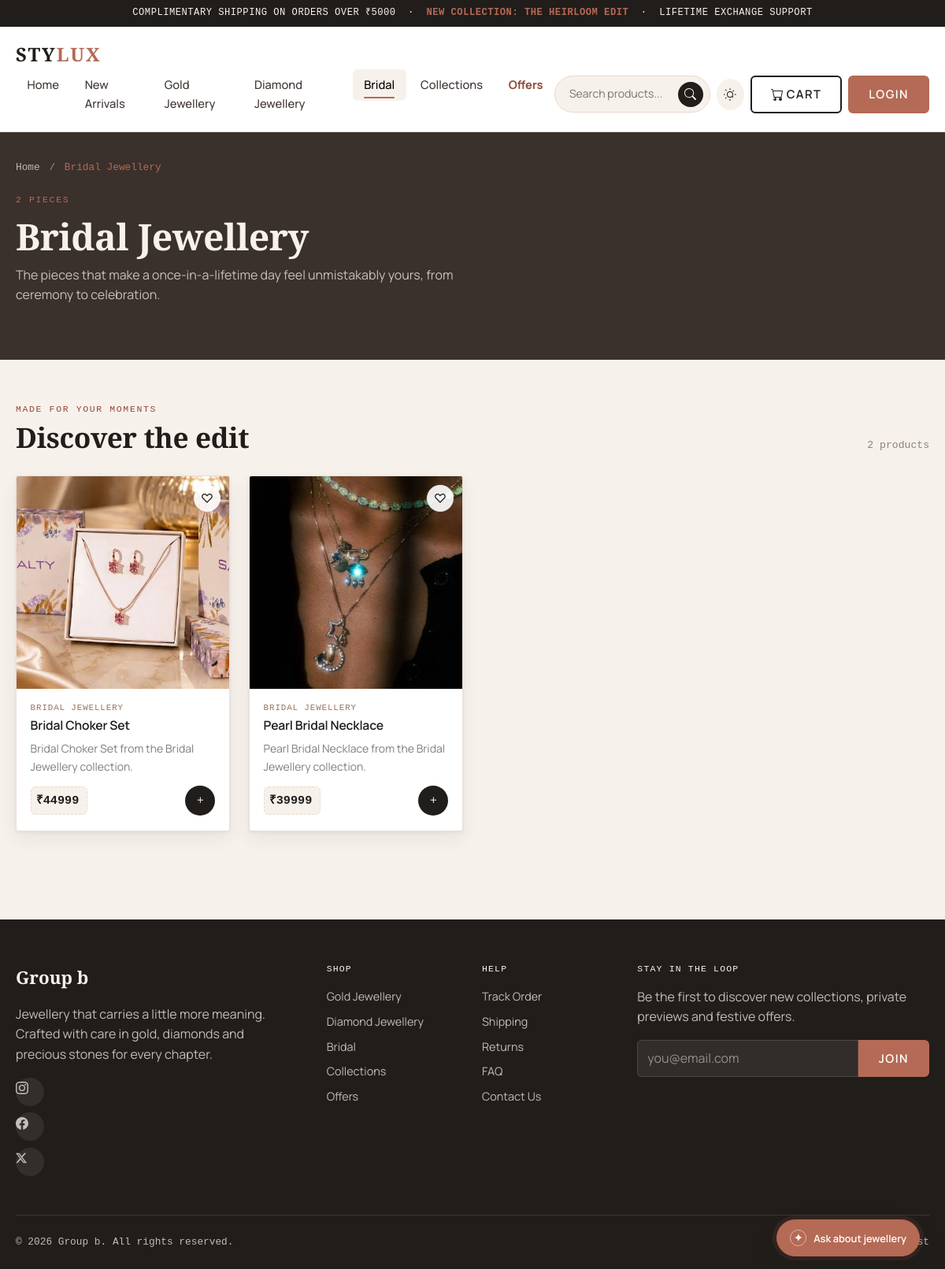
Screenshot of /bridal/ with the database file from the repository.
### core/models.py (models this page shows, shortened)
class Category(models.Model):
    name = models.CharField(max_length=100, unique=True)
    slug = models.SlugField(max_length=100, unique=True, blank=True, null=True)
    image = models.ImageField(upload_to="Media/", blank=True, null=True)
    description = models.TextField(blank=True)
    created_at = models.DateTimeField(auto_now_add=True)
    class Meta:
        db_table = "core_category_choices"

class Product(models.Model):
    name = models.CharField(max_length=160)
    category = models.ForeignKey(Category, related_name="products", on_delete=models.CASCADE)
    price = models.DecimalField(max_digits=12, decimal_places=2)
    image_url = models.ImageField(upload_to="Media/", blank=True, null=True)
    description = models.TextField(blank=True)
    is_featured = models.BooleanField(default=False)
    is_active = models.BooleanField(default=True)
    created_at = models.DateTimeField(auto_now_add=True)
    class Meta:
        ordering = ("-is_featured", "-created_at", "name")
    @property
    def local_image_url(self):
        if not self.image_url or not self.image_url.name:
            return ""
        media_root = Path(settings.MEDIA_ROOT).resolve()
        try:
            image_path = Path(self.image_url.path).resolve()
            image_path.relative_to(media_root)
        except (ValueError, OSError):
            return ""
        return self.image_url.url if image_path.is_file() else ""

### core/views.py (the view)
# urls.py: path('bridal/', bridal, name="bridal"),
def bridal(request):
    return render(request, "bridal.html", _catalog_context("bridal"))

### core/views.py (called while the page is built)
def _active_products(category_slug=None):
    products = Product.objects.filter(is_active=True)
    if category_slug:
        aliases = CATEGORY_SLUG_ALIASES.get(category_slug, [category_slug])
        products = products.filter(
            Q(category__slug__in=aliases)
            | Q(category__name__iexact=aliases[0].replace("_jewellery", ""))
            | Q(category__name__icontains=aliases[0].split("_")[0])
        )
    return products

def _catalog_context(category_slug=None):
    return {"products": _active_products(category_slug)}

### core/templates/bridal.html
{% include "catalog_page.html" with page_key="bridal" page_title="Bridal Jewellery" page_description="The pieces that make a once-in-a-lifetime day feel unmistakably yours, from ceremony to celebration." %}

### core/templates/catalog_page.html (shortened to what this page needs)
<!DOCTYPE html>
{% load static %}
<html lang="en">
<head>
<link href="https://cdn.jsdelivr.net/npm/bootstrap@5.3.3/dist/css/bootstrap.min.css" rel="stylesheet">
<link rel="stylesheet" href="{% static "css/style.css" %}?v=5">
</head>
<body data-page="{{ page_key }}">
{% include "navbar.html" %}
<section class="cat-hero">
  <div class="container-shop" data-parallax="0.06">
    <nav class="breadcrumb-shop mb-3" style="font-family: var(--font-mono); font-size:.8rem;">
      <a href="{% url "home" %}">Home</a> <span class="mx-1" style="opacity:.5;">/</span> <span class="current">{{ page_title }}</span>
    </nav>
    <span class="eyebrow">{{ products|length }} pieces</span>
    <h1 class="mt-2 mb-2">{{ page_title }}</h1>
    <p style="opacity:.75; max-width: 560px;">{{ page_description }}</p>
  </div>
</section>
<section class="py-5 reveal-on-scroll" data-reveal="scale">
  <div class="container-shop">
    <div class="section-head">
      <div>
        <span class="eyebrow">Made for your moments</span>
        <h2>Discover the edit</h2>
      </div>
      <span style="font-family: var(--font-mono); font-size:.82rem; opacity:.6;">{{ products|length }} products</span>
    </div>
    {% if products %}
    <div class="row g-4">
      {% for product in products %}
        {% include "product_card.html" with product=product %}
      {% endfor %}
    </div>
    {% endif %}
  </div>
</section>
{% include "footer.html" %}
{% include "ai_pop.html" %}
<div id="cartToastWrap" class="toast-container position-fixed bottom-0 end-0 p-3"></div>
</body>
</html>

### core/templates/product_card.html
{% load static %}
<div class="col-6 col-md-4 col-lg-3 reveal-on-scroll" data-reveal="scale">
  <div class="product-card" data-product data-id="{{ product.pk }}" data-name="{{ product.name }}" data-price="{{ product.price }}"{% if product.local_image_url %} data-image="{{ product.local_image_url }}"{% endif %} data-category="{{ product.category.name }}">
    <div class="product-media">
      <button class="wishlist-btn" type="button" aria-label="Add {{ product.name }} to wishlist">♡</button>
      {% if product.local_image_url %}<img src="{{ product.local_image_url }}" alt="{{ product.name }}" loading="lazy">{% endif %}
    </div>
    <div class="product-body">
      <div class="product-cat">{{ product.category.name }}</div>
      <h3 class="product-name">{{ product.name }}</h3>
      {% if product.description %}<p class="small mb-2" style="opacity:.65;">{{ product.description|truncatechars:68 }}</p>{% endif %}
      <div class="product-footer">
        <span class="swing-tag">₹{{ product.price|floatformat:0 }}{% if product.original_price %} <span class="was">₹{{ product.original_price|floatformat:0 }}</span>{% endif %}</span>
        <button class="add-cart-btn" type="button" data-add-to-cart aria-label="Add {{ product.name }} to cart">+</button>
      </div>
    </div>
  </div>
</div>

### rows the page displays
Category: name "Bridal Jewellery"
Product: local_image_url (picture), category.name "BRIDAL JEWELLERY", name "Bridal Choker Set", description "Bridal Choker Set from the Bridal Jewellery collection.", price "44999"
Product: local_image_url (picture), category.name "BRIDAL JEWELLERY", name "Pearl Bridal Necklace", description "Pearl Bridal Necklace from the Bridal Jewellery collection.", price "39999"

### other values shown
{{ products|length }} "2"
{{ page_description }} "The pieces that make a once-in-a-lifetime day feel unmistakably yours, from ceremony to celebration."
